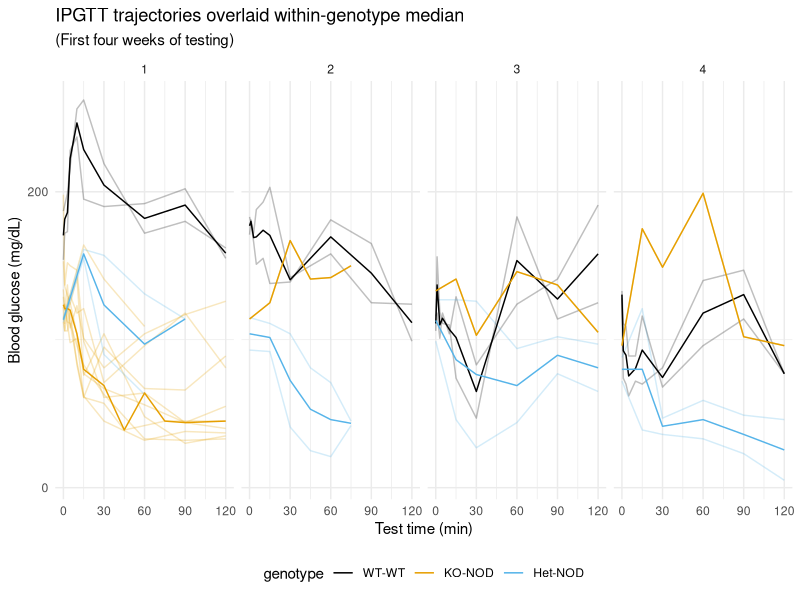

Source code (R):
## ---- chunk 1
#exploring IPGTT_tidy_data
library(dplyr)
library(readxl)
IPGTT_tidy_data <- read_excel("IPGTT_tidy_data.xlsx")
IPGTT_tidy_final <- IPGTT_tidy_data
oldnames <- names(IPGTT_tidy_data)
colnames(IPGTT_tidy_final) <- c("mouse", "bodyweight", "test_week", "genotype", "sex", "time_point", "glucose_reading")
summary(IPGTT_tidy_final)
unique(IPGTT_tidy_data$Mouse)
unique(IPGTT_tidy_data$BW)
unique(IPGTT_tidy_data$Genotype)
unique(IPGTT_tidy_data$Sex)
## ---- chunk 2
IPGTT_tidy_final %>% filter(mouse != "nan") -> IPGTT_tidy_final
IPGTT_tidy_final %>% filter(mouse != "Mouse") -> IPGTT_tidy_final
IPGTT_tidy_final <- IPGTT_tidy_final %>% filter(!(is.na(bodyweight) & is.na(glucose_reading)))
## ---- chunk 3
library(stringr)
IPGTT_tidy_final$genotype <- factor(IPGTT_tidy_final$genotype, order = TRUE, levels = c("WT-WT","KO-NOD","Het-NOD"))
IPGTT_tidy_final$sex <- factor(IPGTT_tidy_final$sex)
IPGTT_tidy_final %>% mutate(time_point = as.numeric(str_extract(time_point, "\\d+"))) -> IPGTT_tidy_final

IPGTT_tidy_final$mouseid <- paste(IPGTT_tidy_final$mouse,
                                  substring(IPGTT_tidy_final$genotype, 1, 1),
                                  sep = '-')

IPGTT_tidy_final %>% relocate(mouseid, .before = mouse) -> IPGTT_tidy_final
IPGTT_tidy_final %>% relocate(genotype, .before = test_week) -> IPGTT_tidy_final
IPGTT_tidy_final %>% relocate(sex, .before = test_week) -> IPGTT_tidy_final
IPGTT_tidy_final %>% relocate(bodyweight, .before = glucose_reading) -> IPGTT_tidy_final

library(ggplot2)
IPGTT_tidy_final$test_week <- factor(IPGTT_tidy_final$test_week, order = TRUE, levels = c(1, 2, 3, 4, 5, 6, 7, 8, 9, 10, 11, 12))
## ---- chunk 4
library(dplyr)
library(ggplot2)

okabe_ito_palette <- rep(grDevices::palette.colors(palette = "Okabe-Ito"))

IPGTT_median <- IPGTT_tidy_final %>% 
  filter(test_week %in% 1:4) %>% 
  filter(!is.na(glucose_reading)) %>% 
  group_by(time_point, genotype, test_week) %>% 
  summarize(median_glucose = median(glucose_reading, na.rm = TRUE))

ggplot(IPGTT_tidy_final %>% filter(test_week %in% 1:4, !is.na(glucose_reading )), aes(time_point, glucose_reading, color = genotype, group = mouseid)) + 
  # geom_point() + 
  geom_line(alpha = 0.25) + 
  scale_color_manual(values = okabe_ito_palette) + 
  theme_minimal() + 
  geom_line(data = IPGTT_median, aes(time_point, median_glucose, color = genotype, group = genotype)) + 
  scale_x_continuous(breaks = seq(0, 120, by = 30)) + 
  scale_y_continuous(breaks = seq(0, 800, by = 200)) + 
  facet_wrap(~ test_week, ncol = 4) + 
  theme(legend.position = "bottom") + 
  labs(title = "IPGTT trajectories overlaid within-genotype median", subtitle = "(First four weeks of testing)", x = "Test time (min)", y = "Blood glucose (mg/dL)")
